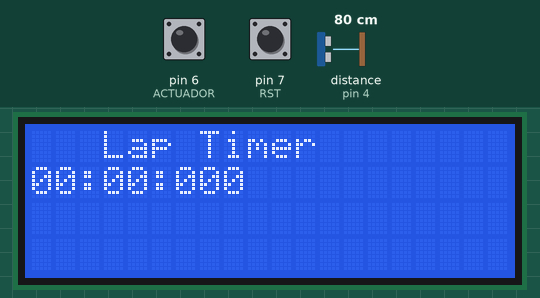
Bench run of a sketch on a simulated Arduino Uno, built with avr-gcc and run on an emulated ATmega328P. On the bench: 20×4 character LCD. The inputs (shaded band) are chosen by the test bench; at power-on: distance to the obstacle (sensor on pin 4) 80 cm, pin 6 (ACTUADOR) HIGH, pin 7 (RST) HIGH. What the sketch prints to the serial monitor is not drawn.

Above: at 1.2 s.
1.3 s: distance to the obstacle (sensor on pin 4) set to 22 cm
2.8 s: distance to the obstacle (sensor on pin 4) set to 18 cm
At 4.17 s:
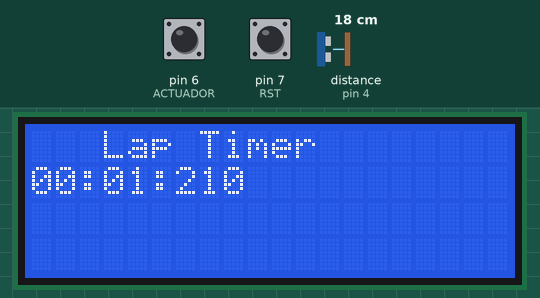
4.3 s: distance to the obstacle (sensor on pin 4) set to 35 cm
At 5.08 s:
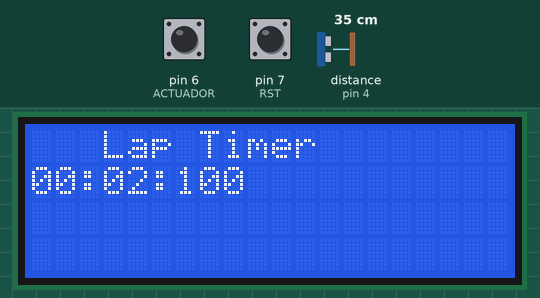
Timing chart, 0 to 7.3 s (numbered marks = the images above; inputs shaded):
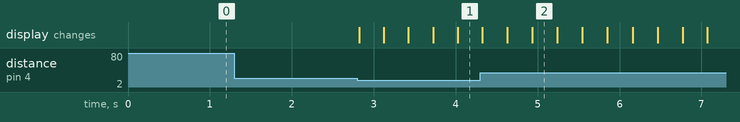

Measured:
- after the input at 1.3 s, every drawn part: stays the same
- after the input at 2.8 s, the display: first changes at once (image 1 shows a later state)

The sketch:

Lap_Timer.ino
```cpp
#include <LiquidCrystal_I2C.h>
#include <Wire.h>
#include <Ultrasonic.h>
Ultrasonic ultrasonic(3, 4);
int distance;
LiquidCrystal_I2C lcd(0x27, 20,4);
int m = 0;
int s = 0;
int cs = 0;

#define ACTUADOR 6
#define RST 7

bool rst = 0;
bool ant_rst = 0;
bool actuador = 0;
bool ant_actuador = 0;


long now = millis();
long ant = 0;
long ant_start = 0;
long ant_ultra = 0;

//Switch
#define ESPERA 0
#define CORRIENDO 1
#define PARADO 2
#define RESET 3
int estado = 0;

//#define SERIAL


void setup() {
  Serial.begin(115200);
  #ifdef SERIAL
    Serial.begin(115200);
    Serial.println("\nBienvenido al Lap Timer");
    Serial.println("Pulsa Start/Stop Para iniciar y Reset para reiniciar ☻");
  #endif
  lcd.begin();
  pinMode(ACTUADOR, INPUT_PULLUP);
  pinMode(RST, INPUT_PULLUP);
  //pinMode(D0, OUTPUT);
  //digitalWrite(D0, LOW);
  estado = RESET;
  lcd.home();
  lcd.print("   Lap Timer");
}

void loop() {
    rst = !digitalRead(RST);
    actuador = !digitalRead(ACTUADOR);
    now = millis();
    if((now-ant_ultra)>20){
        ant_ultra = now;
        distance = ultrasonic.read();
        Serial.print(distance);Serial.println("cm");
    }


    if(distance<20){
        actuador = HIGH;
    }else{
        actuador = LOW;
    }

    switch(estado){
      case ESPERA:
          if((actuador == HIGH)&&(ant_actuador == LOW)){
              estado = CORRIENDO;
              ant_start = now;
          }
          ant_actuador = actuador;
          break;
      case CORRIENDO:
          if((now-ant_start)>2000){
              if((actuador == HIGH)&&(ant_actuador == LOW)){
                  estado = PARADO;
              }
          }
          ant_actuador = actuador;
          contador();
          break;
      case PARADO:
          if((rst == HIGH)&&(ant_rst == LOW)){
              estado = RESET;
          }
          ant_rst = rst;
          break;
      case RESET:
          m = 0;
          s = 0;
          cs = 0;
          LCD_clear();
          #ifdef SERIAL
            Serial.println("00:00:000");
          #endif
          estado = ESPERA;
          break;
    }

}


void contador(){
  if((now-ant)>=10){
      ant=now;
      cs++;
      LCD_cen();
      if(cs >= 100){
          cs = 0;
          s++;
          LCD_seg();
      }
      if(s >= 60){
          s = 0;
          m++;
          LCD_min();
      }
      #ifdef SERIAL
        Serial.print(m);Serial.print(":");Serial.print(s);Serial.print(":");Serial.println(cs);
      #endif
  }
}

void LCD_min(){
    lcd.setCursor(0,1);
    if(m < 10){
      lcd.print("0");
    }
    lcd.print(m);
    lcd.print(":");
}
void LCD_seg(){
    lcd.setCursor(3,1);
    if(s < 10){
      lcd.print("0");
    }
    lcd.print(s);
    lcd.print(":");
}
void LCD_cen(){
    lcd.setCursor(6,1);
    lcd.print(cs);
}
void LCD_clear(){
    lcd.clear();
    lcd.home();
    lcd.print("   Lap Timer");
    lcd.setCursor(0,1);
    lcd.print("00:00:000");
}
```
